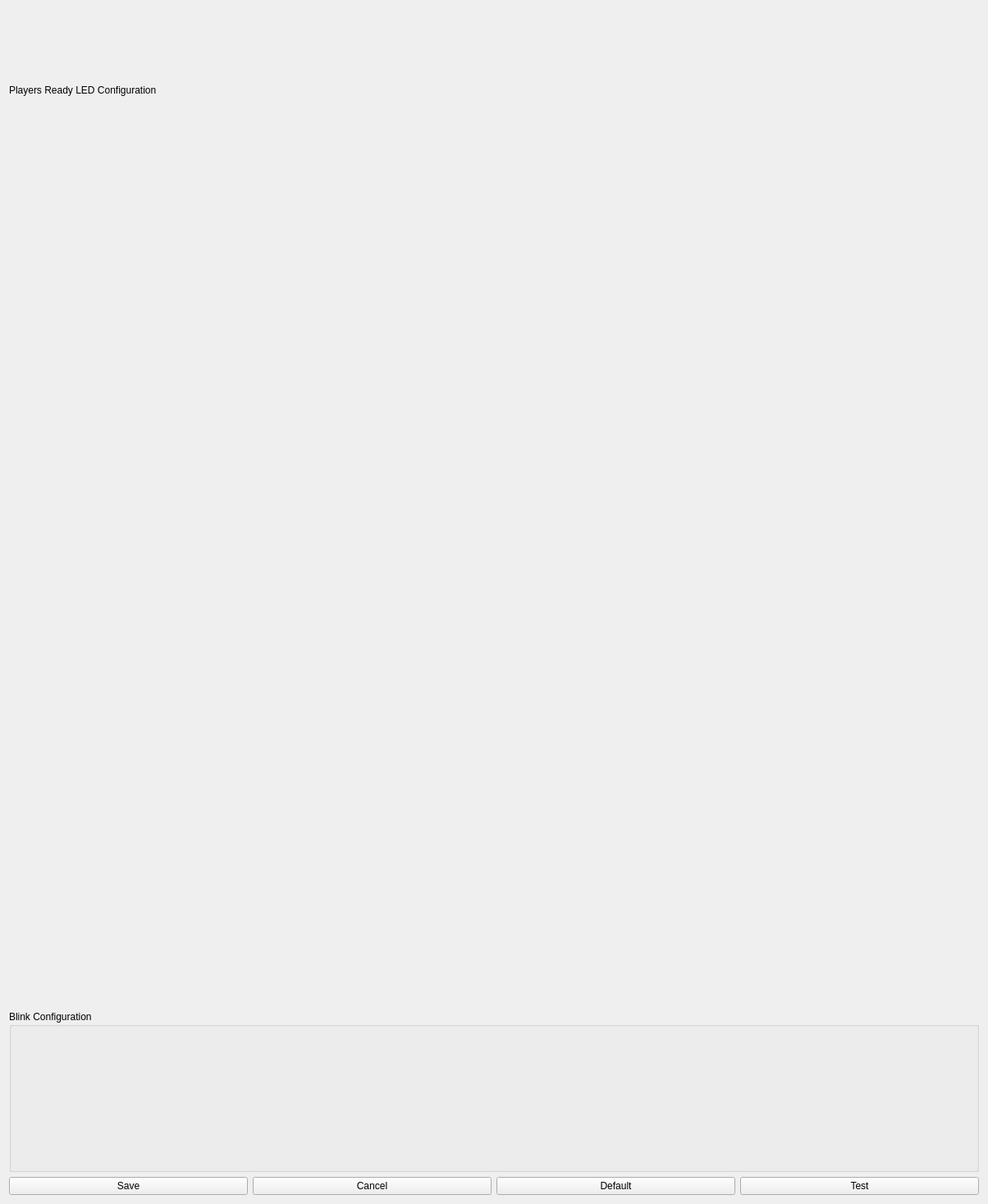
<?xml version="1.0" encoding="UTF-8"?>
<ui version="4.0">
 <class>PlayersReadyWidget</class>
 <widget class="QWidget" name="PlayersReadyWidget">
  <property name="geometry">
   <rect>
    <x>0</x>
    <y>0</y>
    <width>1204</width>
    <height>1467</height>
   </rect>
  </property>
  <property name="windowTitle">
   <string>Form</string>
  </property>
  <layout class="QGridLayout" name="gridLayout_2">
   <item row="0" column="0">
    <layout class="QGridLayout" name="gridLayout">
     <item row="0" column="0" colspan="2">
      <widget class="QLabel" name="titleWidget">
       <property name="text">
        <string>Players Ready LED Configuration</string>
       </property>
      </widget>
     </item>
     <item row="9" column="0" colspan="2">
      <layout class="QHBoxLayout" name="horizontalLayout">
       <item>
        <widget class="QPushButton" name="saveButton">
         <property name="text">
          <string>Save</string>
         </property>
        </widget>
       </item>
       <item>
        <widget class="QPushButton" name="cancelButton">
         <property name="text">
          <string>Cancel</string>
         </property>
        </widget>
       </item>
       <item>
        <widget class="QPushButton" name="defaultButton">
         <property name="text">
          <string>Default</string>
         </property>
        </widget>
       </item>
       <item>
        <widget class="QPushButton" name="testButton">
         <property name="text">
          <string>Test</string>
         </property>
        </widget>
       </item>
      </layout>
     </item>
     <item row="1" column="0">
      <widget class="ColorSelectionWidget" name="p1NotReadyColor" native="true">
       <property name="title" stdset="0">
        <string>Player Not Ready Color</string>
       </property>
       <property name="defaultValue" stdset="0">
        <color>
         <red>255</red>
         <green>0</green>
         <blue>0</blue>
        </color>
       </property>
      </widget>
     </item>
     <item row="4" column="1">
      <widget class="DefaultRestorableSpinBox" name="p2ReadyBrightness" native="true">
       <property name="title" stdset="0">
        <string>Player Ready Brightness</string>
       </property>
       <property name="defaultValue" stdset="0">
        <number>20</number>
       </property>
      </widget>
     </item>
     <item row="7" column="0" colspan="2">
      <widget class="QGroupBox" name="groupBox">
       <property name="title">
        <string>Blink Configuration</string>
       </property>
       <layout class="QGridLayout" name="gridLayout_4">
        <item row="0" column="0">
         <layout class="QGridLayout" name="gridLayout_3">
          <item row="3" column="1">
           <widget class="ColorSelectionWidget" name="p2OnColor" native="true">
            <property name="title" stdset="0">
             <string>1st Color</string>
            </property>
            <property name="defaultValue" stdset="0">
             <color>
              <red>255</red>
              <green>247</green>
              <blue>0</blue>
             </color>
            </property>
           </widget>
          </item>
          <item row="6" column="1">
           <widget class="DefaultRestorableSpinBox" name="p2OffBrightness" native="true">
            <property name="title" stdset="0">
             <string>2nd Color Brightness</string>
            </property>
            <property name="defaultValue" stdset="0">
             <number>20</number>
            </property>
           </widget>
          </item>
          <item row="5" column="0">
           <widget class="ColorSelectionWidget" name="p1OffColor" native="true">
            <property name="title" stdset="0">
             <string>2nd Color</string>
            </property>
            <property name="defaultValue" stdset="0">
             <color>
              <red>255</red>
              <green>238</green>
              <blue>0</blue>
             </color>
            </property>
           </widget>
          </item>
          <item row="5" column="1">
           <widget class="ColorSelectionWidget" name="p2OffColor" native="true">
            <property name="title" stdset="0">
             <string>2nd Color</string>
            </property>
            <property name="defaultValue" stdset="0">
             <color>
              <red>0</red>
              <green>255</green>
              <blue>247</blue>
             </color>
            </property>
           </widget>
          </item>
          <item row="2" column="1">
           <widget class="DefaultRestorableSpinBox" name="offDuration" native="true">
            <property name="title" stdset="0">
             <string>2nd Color Duration</string>
            </property>
            <property name="defaultValue" stdset="0">
             <number>500</number>
            </property>
            <property name="maximum" stdset="0">
             <number>1000000</number>
            </property>
           </widget>
          </item>
          <item row="4" column="1">
           <widget class="DefaultRestorableSpinBox" name="p2OnBrightness" native="true">
            <property name="title" stdset="0">
             <string>1st Color Brightness</string>
            </property>
            <property name="defaultValue" stdset="0">
             <number>20</number>
            </property>
           </widget>
          </item>
          <item row="3" column="0">
           <widget class="ColorSelectionWidget" name="p1OnColor" native="true">
            <property name="title" stdset="0">
             <string>1st Color</string>
            </property>
            <property name="defaultValue" stdset="0">
             <color>
              <red>255</red>
              <green>0</green>
              <blue>0</blue>
             </color>
            </property>
           </widget>
          </item>
          <item row="4" column="0">
           <widget class="DefaultRestorableSpinBox" name="p1OnBrightness" native="true">
            <property name="title" stdset="0">
             <string>1st Color Brightness</string>
            </property>
            <property name="defaultValue" stdset="0">
             <number>20</number>
            </property>
           </widget>
          </item>
          <item row="6" column="0">
           <widget class="DefaultRestorableSpinBox" name="p1OffBrightness" native="true">
            <property name="title" stdset="0">
             <string>2nd Color Brightness</string>
            </property>
            <property name="defaultValue" stdset="0">
             <number>20</number>
            </property>
           </widget>
          </item>
          <item row="2" column="0">
           <widget class="DefaultRestorableSpinBox" name="onDuration" native="true">
            <property name="title" stdset="0">
             <string>1st Color Duration</string>
            </property>
            <property name="defaultValue" stdset="0">
             <number>500</number>
            </property>
            <property name="maximum" stdset="0">
             <number>1000000</number>
            </property>
           </widget>
          </item>
          <item row="1" column="0">
           <widget class="DefaultRestorableSpinBox" name="numberOfBlinks" native="true">
            <property name="title" stdset="0">
             <string>Number of Blinks</string>
            </property>
            <property name="defaultValue" stdset="0">
             <number>3</number>
            </property>
           </widget>
          </item>
         </layout>
        </item>
       </layout>
      </widget>
     </item>
     <item row="1" column="1">
      <widget class="ColorSelectionWidget" name="p2NotReadyColor" native="true">
       <property name="title" stdset="0">
        <string>Player Not Ready Color</string>
       </property>
       <property name="defaultValue" stdset="0">
        <color>
         <red>255</red>
         <green>0</green>
         <blue>0</blue>
        </color>
       </property>
      </widget>
     </item>
     <item row="4" column="0">
      <widget class="DefaultRestorableSpinBox" name="p1ReadyBrightness" native="true">
       <property name="title" stdset="0">
        <string>Player Ready Brightness</string>
       </property>
       <property name="defaultValue" stdset="0">
        <number>20</number>
       </property>
      </widget>
     </item>
     <item row="2" column="1">
      <widget class="DefaultRestorableSpinBox" name="p2NotReadyBrightness" native="true">
       <property name="title" stdset="0">
        <string>Player Not Ready Brightness</string>
       </property>
       <property name="defaultValue" stdset="0">
        <string>20</string>
       </property>
      </widget>
     </item>
     <item row="3" column="0">
      <widget class="ColorSelectionWidget" name="p1ReadyColor" native="true">
       <property name="title" stdset="0">
        <string>Player Ready Color</string>
       </property>
       <property name="defaultValue" stdset="0">
        <color>
         <red>0</red>
         <green>25</green>
         <blue>255</blue>
        </color>
       </property>
      </widget>
     </item>
     <item row="2" column="0">
      <widget class="DefaultRestorableSpinBox" name="p1NotReadyBrightness" native="true">
       <property name="title" stdset="0">
        <string>Player Not Ready Color Brightness</string>
       </property>
       <property name="defaultValue" stdset="0">
        <number>20</number>
       </property>
      </widget>
     </item>
     <item row="3" column="1">
      <widget class="ColorSelectionWidget" name="p2ReadyColor" native="true">
       <property name="title" stdset="0">
        <string>Player Ready Color</string>
       </property>
       <property name="defaultValue" stdset="0">
        <color>
         <red>255</red>
         <green>0</green>
         <blue>221</blue>
        </color>
       </property>
      </widget>
     </item>
     <item row="6" column="0">
      <widget class="DefaultRestorableCheckBox" name="blinkOnNoLongerReady" native="true">
       <property name="title" stdset="0">
        <string>Blink If User Hits Cancel</string>
       </property>
       <property name="defaultValue" stdset="0">
        <bool>true</bool>
       </property>
      </widget>
     </item>
    </layout>
   </item>
  </layout>
 </widget>
 <customwidgets>
  <customwidget>
   <class>DefaultRestorableSpinBox</class>
   <extends>QWidget</extends>
   <header>defaultrestorablespinbox.h</header>
   <container>1</container>
  </customwidget>
  <customwidget>
   <class>ColorSelectionWidget</class>
   <extends>QWidget</extends>
   <header>colorselectionwidget.h</header>
   <container>1</container>
  </customwidget>
  <customwidget>
   <class>DefaultRestorableCheckBox</class>
   <extends>QWidget</extends>
   <header>defaultrestorablecheckbox.h</header>
   <container>1</container>
  </customwidget>
 </customwidgets>
 <resources/>
 <connections/>
</ui>
